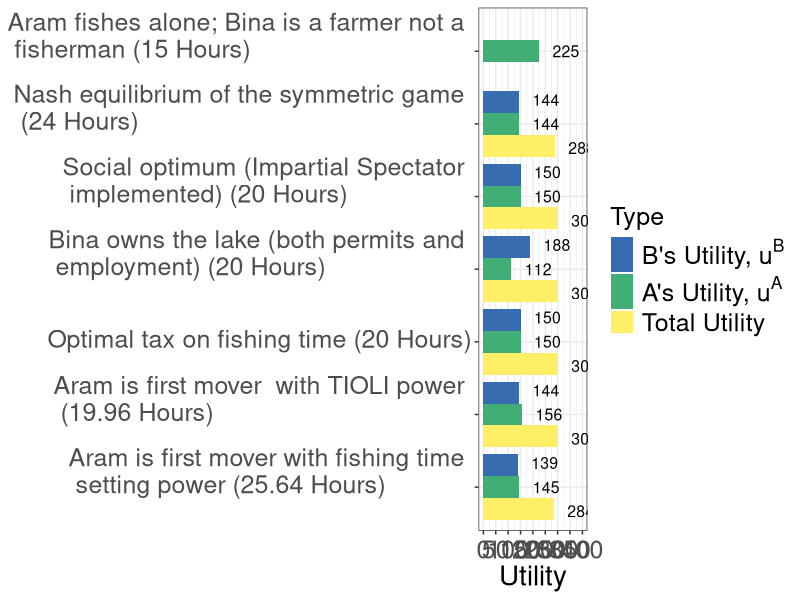
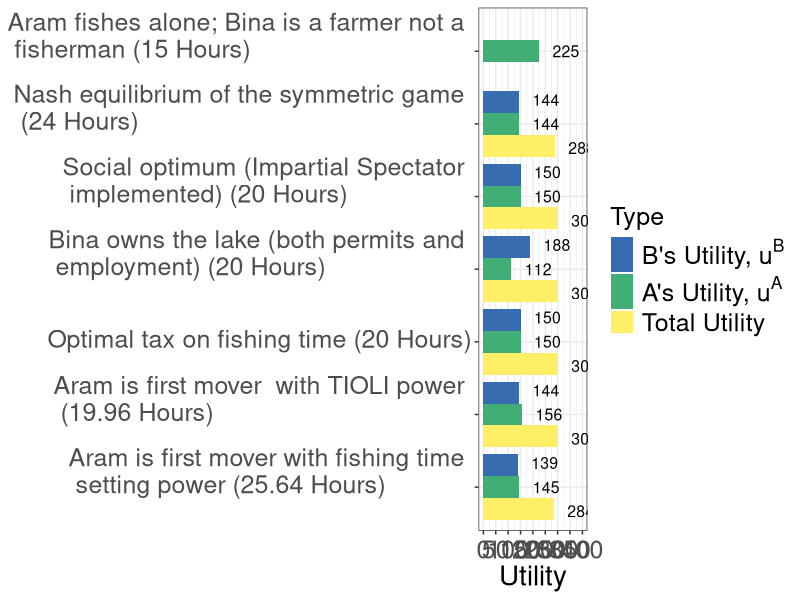

The R script that drew these images, in order:
library(tidyverse)
par(mar =  c(12, 12, 4, 4))
ua <- c(225, 144, 150, 112, 150,156,145)
ub <- c(NA, 144, 150, 188, 150,144,139)
point <- c("1", "2", "3", "4", "5","6","7")
totalu <- c(NA, 288, 300, 300, 300,300,284)
df <- tibble(point, ua, ub, totalu)
dfnar <- 
  df %>% 
  gather(type, Utility, -point) %>% 
  arrange(point)
#xaxislabs <- c("a",a  "b",  expression(paste(t^A)), expression(paste(t^B)), "z")
x1 <- c(expression(paste("Aram fishes alone; \n Bina is a farmer \n not a fisherman (15 Hours)")))
x2 <- c(expression(paste("Nash equilibrium of \n the symmetric  game \n (24 Hours)")))
x3 <- c(expression(paste("Social optimum (Impartial Spectator \n implemented) \n (20 Hours)")))
x4 <- c(expression(paste("Bina owns the lake (both permits and \n employment) (20 Hours)")))
x5 <- c(expression(paste("Optimal tax on fishing time (20 Hours)")))
x6 <- c(expression(paste("Aram is first mover  with TIOLI power \n (19.96 Hours)")))
x7 <- c(expression(paste("Aram is first mover with fishing time \n setting power (25.64 Hours)")))
dfplot <-
  dfnar %>%
  mutate(point = factor(point, levels = c("1", "2", "3", "4", "5","6","7")),
         type = factor(type, levels = c("ua","ub", "totalu")))

dfnar$point <- factor(dfnar$point, levels = c("7", "6", "5", "4", "3","2","1"))

plot1 <- dfnar %>% 
  ggplot(aes(x = point, y = Utility)) +
  geom_bar(aes(group = type, fill = type), stat = "identity", position = position_dodge()) + 
  #geom_text(aes(x=point,y=Utility,label=Utility),vjust=90) + 
  #geom_text(aes(x = point, y = Utility, label = Utility)) +
  #scale_x_discrete(labels = xaxislabs) + 
  scale_x_discrete(labels=c("1" = "Aram fishes alone; Bina is a farmer not a \n fisherman (15 Hours)", "2" = "Nash equilibrium of the symmetric game \n (24 Hours)",
                            "3" = "Social optimum (Impartial Spectator \n implemented) (20 Hours)", "4" = x4, "5" = x5, "6" = x6, "7" = x7)) +
  scale_y_continuous(breaks = seq(0,400,50),
                     labels = seq(0,400,50),
                     limits = c(0,400)) +
  scale_fill_manual(values=c("#386cb0","#41AE76","#FFEF66"), 
                    name = "Type",
                    breaks = c("ub","ua", "totalu"), 
                    labels = c(expression(paste("B's Utility, ", u^B)), expression(paste("A's Utility, ", u^A)), paste("Total Utility")))+
  #xlab("Point in the Edgeworth Box") + 
  theme_bw() +
  theme(legend.position = "right",
        legend.text.align = 0,
        axis.title = element_text(size = 20),
        axis.title.y = element_blank(),
        axis.text.y = element_text(size = 18),
        #legend.title = element_text(size = 16),
        legend.text = element_text(size = 18),
        legend.title = element_text(size = 18),
        axis.text.x  = element_text(vjust = 0.5, size = 18)) + 
  geom_text(
    aes(x = point, y = Utility, label = Utility, group = type), 
    hjust = -0.5, size = 4,
    position = position_dodge(width = 1),
    inherit.aes = TRUE
  ) + 
  coord_flip() 
plot1 



ggsave("coordination_failures/bargraph.pdf", plot1, width = 11, height = 7)

# scale_fill_discrete(name = "", 
#                     breaks = c("ua", "ub", "totalu"), 
#                     labels = c(expression(paste("A's Utility, ", u^A)), expression(paste("B's Utility, ",u^B), "Total Utility"))
# ) +
#   scale_color_discrete(name = "", 
#                        breaks = c("ua", "ub", "totalu"), 
#                        labels = c(expression(paste("A's Utility, ", u^A)), expression(paste("B's Utility, ",u^B), "Total Utility"))
#   ) +
